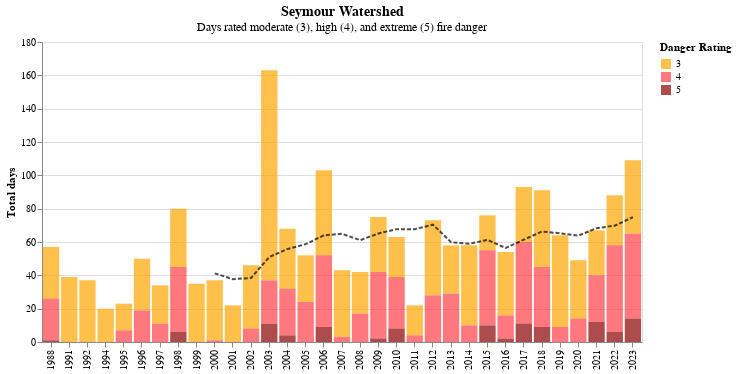

This figure's notebook cell:
### Markdown cell above
### Watershed Wildfire Conditions
Watershed forest fire danger rating is now rated **VERY LOW or LOW** as of September 30, 2023. Recent rainfall has lowered fire danger and significantly reduced the risk of fire starts on the BC South Coast. It's likely the forest fire season is now over for this year. 

The plot below shows the number of days where fire danger was rated moderate (3), high (4) or extreme (5) in the Seymour Watershed. This varies from season to season, but there has been an increasing trend over time, especially for high and extreme ratings. This year saw the most days in high and extreme fire danger, and the second most in moderate or higher (109 total days).

### Code cell
title = alt.TitleParams(
   text='Seymour Watershed',
   subtitle="Days rated moderate (3), high (4), and extreme (5) fire danger",
   anchor='middle',
   fontSize=14,
   fontWeight='bold')


domain = [3, 4, 5]
range_ = ['orange', '#FE3F46', 'darkred']

test2 = alt.Chart(danger_filter, title=title).mark_bar(opacity=0.7).encode(
    alt.X('year:O', title=None),
    alt.Y('count(DGR):Q', title = 'Total days'),
    alt.Color("DGR:O", title='Danger Rating', scale=alt.Scale(domain=domain, range=range_)),
    tooltip=[alt.Tooltip('year', title="Year"), alt.Tooltip('count(DGR)', title="Number of Days")]
)

rule2 = alt.Chart(df_dgr).mark_line(color='black', opacity=0.7, strokeDash=[4, 2]).encode(
    alt.X('year:O', title=None),
    alt.Y('moving_avg:Q', title= 'Total days')
)

(test2 + rule2).properties(width=600)

### Figure 1 — Vega-Lite specification as saved in the notebook (floating-point values rounded to 4 significant figures; data arrays with more than 128 entries replaced by an {"elided": "..."} marker saying what was removed)
{"config": {"view": {"continuousWidth": 400, "continuousHeight": 300}}, "layer": [{"data": {"name": "data-cd53650ec01744780fd3a27a52447587"}, "mark": {"type": "bar", "opacity": 0.7}, "encoding": {"color": {"field": "DGR", "scale": {"domain": [3, 4, 5], "range": ["orange", "#FE3F46", "darkred"]}, "title": "Danger Rating", "type": "ordinal"}, "tooltip": [{"field": "year", "title": "Year", "type": "quantitative"}, {"aggregate": "count", "field": "DGR", "title": "Number of Days", "type": "quantitative"}], "x": {"field": "year", "title": null, "type": "ordinal"}, "y": {"aggregate": "count", "field": "DGR", "title": "Total days", "type": "quantitative"}}, "title": {"text": "Seymour Watershed", "anchor": "middle", "fontSize": 14, "fontWeight": "bold", "subtitle": "Days rated moderate (3), high (4), and extreme (5) fire danger"}}, {"data": {"name": "data-66b8d32acaa4d151c1b0f046cab69d1f"}, "mark": {"type": "line", "color": "black", "opacity": 0.7, "strokeDash": [4, 2]}, "encoding": {"x": {"field": "year", "title": null, "type": "ordinal"}, "y": {"field": "moving_avg", "title": "Total days", "type": "quantitative"}}}], "width": 600, "$schema": "https://vega.github.io/schema/vega-lite/v4.17.0.json", "datasets": {"data-cd53650ec01744780fd3a27a52447587": {"elided": "1991 records"}, "data-66b8d32acaa4d151c1b0f046cab69d1f": [{"year": 1988, "fire_danger": 57, "moving_avg": null}, {"year": 1991, "fire_danger": 39, "moving_avg": null}, {"year": 1992, "fire_danger": 37, "moving_avg": null}, {"year": 1994, "fire_danger": 20, "moving_avg": null}, {"year": 1995, "fire_danger": 23, "moving_avg": null}, {"year": 1996, "fire_danger": 50, "moving_avg": null}, {"year": 1997, "fire_danger": 34, "moving_avg": null}, {"year": 1998, "fire_danger": 80, "moving_avg": null}, {"year": 1999, "fire_danger": 35, "moving_avg": null}, {"year": 2000, "fire_danger": 37, "moving_avg": 41.2}, {"year": 2001, "fire_danger": 22, "moving_avg": 37.7}, {"year": 2002, "fire_danger": 46, "moving_avg": 38.4}, {"year": 2003, "fire_danger": 163, "moving_avg": 51.0}, {"year": 2004, "fire_danger": 68, "moving_avg": 55.8}, {"year": 2005, "fire_danger": 52, "moving_avg": 58.7}, {"year": 2006, "fire_danger": 103, "moving_avg": 64.0}, {"year": 2007, "fire_danger": 43, "moving_avg": 64.9}, {"year": 2008, "fire_danger": 42, "moving_avg": 61.1}, {"year": 2009, "fire_danger": 75, "moving_avg": 65.1}, {"year": 2010, "fire_danger": 63, "moving_avg": 67.7}, {"year": 2011, "fire_danger": 22, "moving_avg": 67.7}, {"year": 2012, "fire_danger": 73, "moving_avg": 70.4}, {"year": 2013, "fire_danger": 58, "moving_avg": 59.9}, {"year": 2014, "fire_danger": 58, "moving_avg": 58.9}, {"year": 2015, "fire_danger": 76, "moving_avg": 61.3}, {"year": 2016, "fire_danger": 54, "moving_avg": 56.4}, {"year": 2017, "fire_danger": 93, "moving_avg": 61.4}, {"year": 2018, "fire_danger": 91, "moving_avg": 66.3}, {"year": 2019, "fire_danger": 64, "moving_avg": 65.2}, {"year": 2020, "fire_danger": 49, "moving_avg": 63.8}, {"year": 2021, "fire_danger": 67, "moving_avg": 68.3}, {"year": 2022, "fire_danger": 88, "moving_avg": 69.8}, {"year": 2023, "fire_danger": 109, "moving_avg": 74.9}]}}
